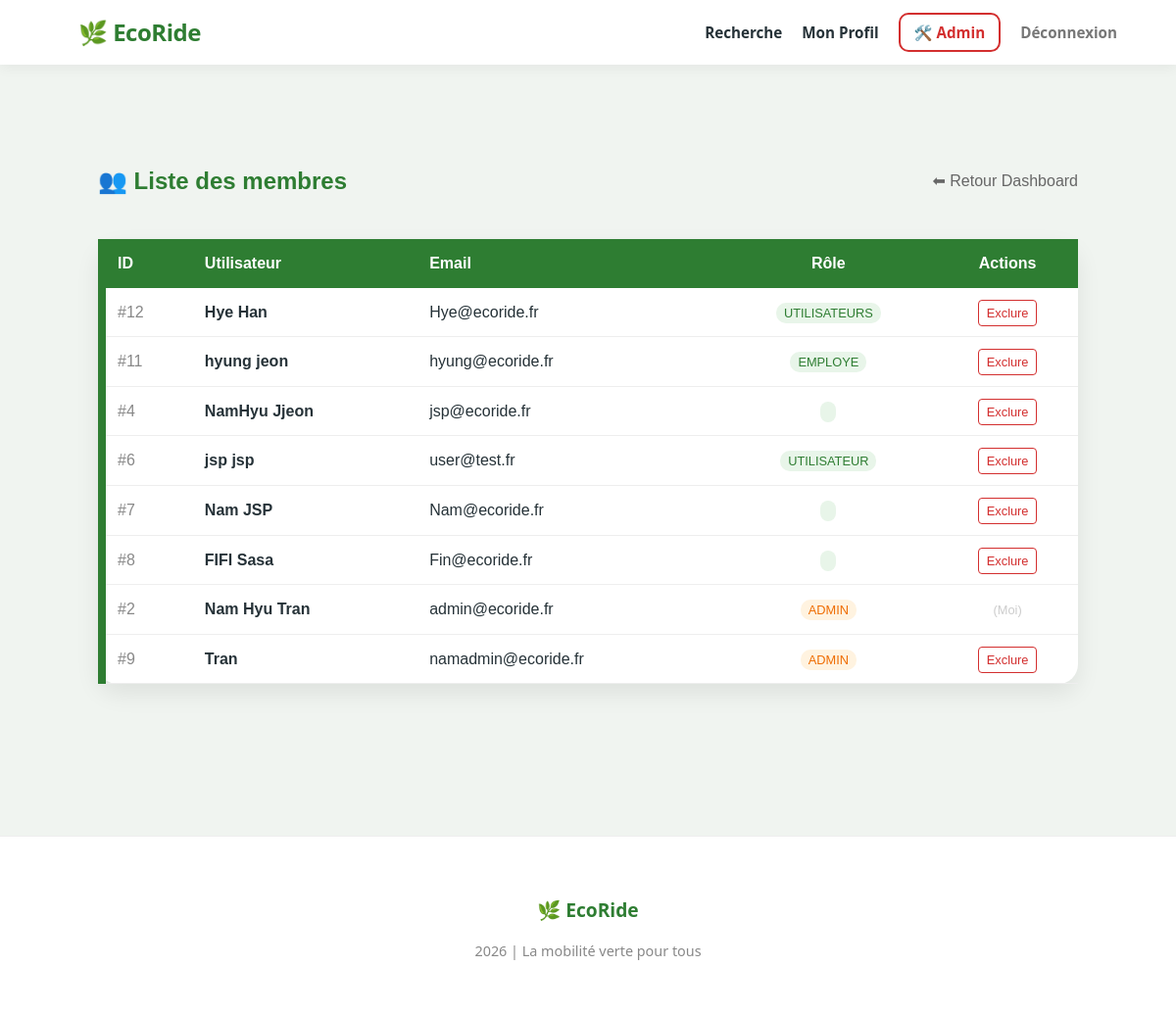
The app's page /admin.php (signed in) with its own data.
### tables this page shows
CREATE TABLE `utilisateurs` (
  `id` int(11) NOT NULL,
  `pseudo` varchar(50) NOT NULL,
  `email` varchar(100) NOT NULL,
  `mot_de_passe` varchar(255) NOT NULL,
  `Nom` varchar(50) NOT NULL,
  `Prenom` varchar(50) NOT NULL,
  `Role` varchar(100) NOT NULL DEFAULT 'utilisateurs',
  `credits` int(11) DEFAULT 20,
  `type_utilisateur` enum('passager','chauffeur','les_deux') DEFAULT 'passager'
);

### admin.php (the view, shortened to what this page needs)
<?php
require_once "Template.php";
$db = (new Database())->getConnection();
$users = $db->query("SELECT id, nom, prenom, email, role FROM utilisateurs ORDER BY nom ASC")->fetchAll(PDO::FETCH_ASSOC);
?>
<main style="max-width: 1000px; margin: 40px auto; padding: 20px; font-family: sans-serif;">
    <div style="display: flex; justify-content: space-between; align-items: center;">
        <h2 style="color: #2e7d32;">👥 Liste des membres</h2>
        <a href="admin.php" style="text-decoration: none; color: #666;">⬅ Retour Dashboard</a>
    </div>
    <table style="width: 100%; border-collapse: collapse; background: white; box-shadow: 0 4px 10px rgba(0,0,0,0.1); margin-top: 20px;">
        <thead style="background: #2e7d32; color: white;">
            <tr>
                <th style="padding: 12px; text-align: left;">ID</th>
                <th style="padding: 12px; text-align: left;">Utilisateur</th>
                <th style="padding: 12px; text-align: left;">Email</th>
                <th style="padding: 12px; text-align: center;">Rôle</th>
                <th style="padding: 12px; text-align: center;">Actions</th>
            </tr>
        </thead>
        <tbody>
            <?php foreach ($users as $u): ?>
            <tr style="border-bottom: 1px solid #eee;">
                <td style="padding: 12px; color: #888;">#<?php echo $u['id']; ?></td>
                <td style="padding: 12px;"><strong><?php echo htmlspecialchars($u['prenom'] . " " . $u['nom']); ?></strong></td>
                <td style="padding: 12px;"><?php echo htmlspecialchars($u['email']); ?></td>
                <td style="padding: 12px; text-align: center;">
                    <span style="padding: 3px 8px; border-radius: 10px; font-size: 0.8em; background: <?php echo ($u['role'] === 'admin' ? '#fff3e0' : '#e8f5e9'); ?>; color: <?php echo ($u['role'] === 'admin' ? '#ef6c00' : '#2e7d32'); ?>;">
                        <?php echo strtoupper($u['role']); ?>
                    </span>
                </td>
                <td style="padding: 12px; text-align: center;">
                    <?php if ($u['id'] != $_SESSION['user_id']): ?>
                        <a href="admin_delete_user.php?id=<?php echo $u['id']; ?>"
                           onclick="return confirm('Attention : cela supprimera aussi ses trajets et avis ! Continuer ?')"
                           style="color: #d32f2f; text-decoration: none; font-size: 0.8em; border: 1px solid #d32f2f; padding: 5px 8px; border-radius: 4px;">Exclure</a>
                    <?php else: ?>
                        <span style="color: #ccc; font-size: 0.8em;">(Moi)</span>
                    <?php endif; ?>
                </td>
            </tr>
            <?php endforeach; ?>
        </tbody>
    </table>
</main>

### Template.php (style rules this page uses)
:root { --eco-green: #2E7D32; --wood-brown: #6D4C41; --soft-bg: #f0f4f0; --dark-text: #263238; --card-shadow: 0 10px 25px rgba(0,0,0,0.08); }
body { font-family: 'Segoe UI', Roboto, Helvetica, Arial, sans-serif; background-color: var(--soft-bg); color: var(--dark-text); margin: 0; padding: 0; line-height: 1.6; }
.section-profil, [style*="background: white"] { background: #ffffff !important; border-radius: 20px !important; padding: 25px !important; margin-bottom: 25px !important; border: none !important; border-left: 8px solid var(--eco-green) !important; box-shadow: var(--card-shadow) !important; }
h2, h3 { color: var(--eco-green); font-weight: 800; }

### records on screen
utilisateurs: id "12", Prenom+Nom "Hye Han", email "Hye@ecoride.fr", Role "UTILISATEURS"
utilisateurs: id "11", Prenom+Nom "hyung jeon", email "hyung@ecoride.fr", Role "EMPLOYE"
utilisateurs: id "4", Prenom+Nom "NamHyu Jjeon", email "jsp@ecoride.fr"
utilisateurs: id "6", Prenom+Nom "jsp jsp", email "user@test.fr", Role "UTILISATEUR"
utilisateurs: id "7", Prenom+Nom "Nam JSP", email "Nam@ecoride.fr"
utilisateurs: id "8", Prenom+Nom "FIFI Sasa", email "Fin@ecoride.fr"
utilisateurs: id "2", Prenom+Nom "Nam Hyu Tran", email "admin@ecoride.fr", Role "ADMIN", shows "(Moi)"
utilisateurs: id "9", Prenom+Nom "Tran", email "namadmin@ecoride.fr", Role "ADMIN"
